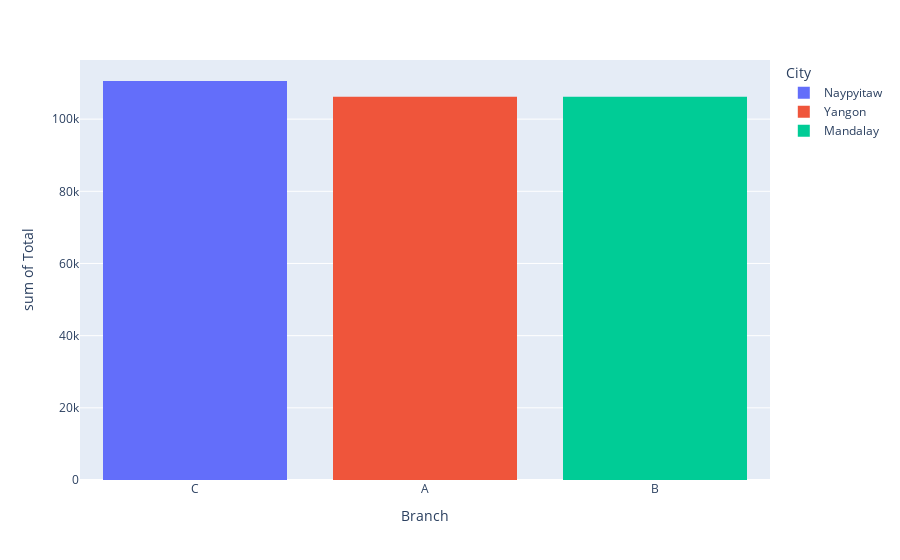

This figure's notebook cell:
### Code cell
px.histogram(data_frame=SPBB, x='Branch', y="Total", color="City")

### Figure 1 — Plotly figure (JSON) as saved in the notebook; plotly's stock layout.template omitted (floating-point values rounded to 4 significant figures)
{"data": [{"bingroup": "x", "histfunc": "sum", "hovertemplate": "City=Naypyitaw<br>Branch=%{x}<br>sum of Total=%{y}<extra></extra>", "legendgroup": "Naypyitaw", "marker": {"color": "#636efa", "pattern": {"shape": ""}}, "name": "Naypyitaw", "orientation": "v", "showlegend": true, "type": "histogram", "x": ["C"], "xaxis": "x", "y": [110600.0], "yaxis": "y"}, {"bingroup": "x", "histfunc": "sum", "hovertemplate": "City=Yangon<br>Branch=%{x}<br>sum of Total=%{y}<extra></extra>", "legendgroup": "Yangon", "marker": {"color": "#EF553B", "pattern": {"shape": ""}}, "name": "Yangon", "orientation": "v", "showlegend": true, "type": "histogram", "x": ["A"], "xaxis": "x", "y": [106200.0], "yaxis": "y"}, {"bingroup": "x", "histfunc": "sum", "hovertemplate": "City=Mandalay<br>Branch=%{x}<br>sum of Total=%{y}<extra></extra>", "legendgroup": "Mandalay", "marker": {"color": "#00cc96", "pattern": {"shape": ""}}, "name": "Mandalay", "orientation": "v", "showlegend": true, "type": "histogram", "x": ["B"], "xaxis": "x", "y": [106200.0], "yaxis": "y"}], "layout": {"barmode": "relative", "legend": {"title": {"text": "City"}, "tracegroupgap": 0}, "margin": {"t": 60}, "xaxis": {"anchor": "y", "domain": [0, 1], "title": {"text": "Branch"}}, "yaxis": {"anchor": "x", "domain": [0, 1], "title": {"text": "sum of Total"}}}}
